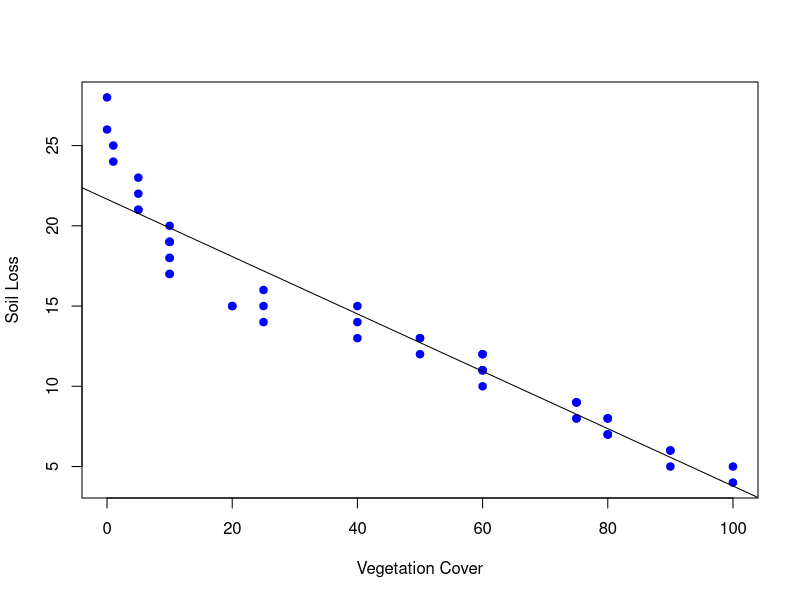

Write R code to recreate this figure.
getwd()
list.files()
options(scipen=9999)
er <- read.csv("Erosion.csv", stringsAsFactors = T)
View(er)
str(er)
!is.na(er)
par(mfrow=c(1,1))
plot(er$vegcover, er$soilloss, col="blue", ylab = "Soil Loss", xlab = "Vegetation Cover", pch = 19)
#Correlation Test
cor.test(er$vegcover, er$soilloss)
er.m1 <- lm(er$soilloss~er$vegcover)
View(er.m1)
summary(er.m1)
# c = Y-intercept = 21.66. m = er$vegcover(x) = -0.18
abline(lm(er$soilloss~er$vegcover), col="black")
